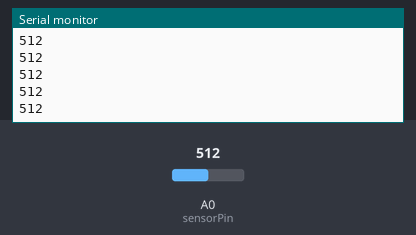
Bench run of a sketch on a simulated Arduino Uno, built with avr-gcc and run on an emulated ATmega328P. On the bench: the last lines printed to the serial monitor. The test bench sets the inputs (shaded band); at power-on: A0 (sensorPin) = 512.

Above: at 1.2 s.
1.3 s: A0 (sensorPin) set to 716
At 2.3 s:
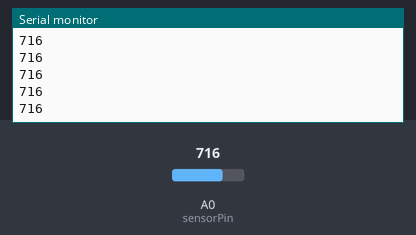
2.8 s: A0 (sensorPin) set to 900
At 3.5 s:
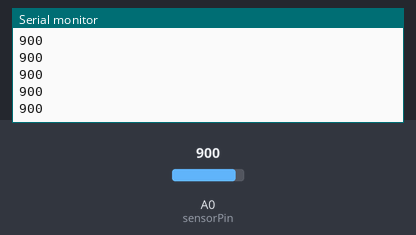
Timing chart, 0 to 5.8 s (numbered marks = the images above; inputs shaded):
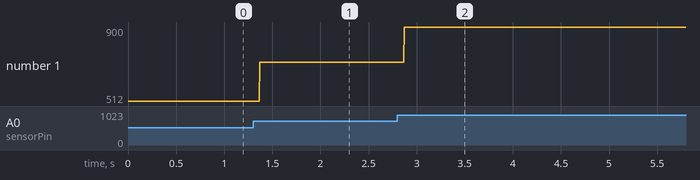

The sketch:

Gas_Sensor_MQ.ino
```cpp
const int sensorPin= 0;
int smoke_level;

void setup() {
  Serial.begin(9600);
  pinMode(sensorPin, INPUT);
}

void loop() {
  smoke_level= analogRead(sensorPin);
  Serial.println(smoke_level);
}
```

Measured:
- after the input at 1.3 s, the serial monitor: prints a new line after 0.07 s (image 1)
- after the input at 2.8 s, the serial monitor: prints a new line after 0.07 s (image 2)
- plotted number 1: 512 → 716 after the input at 1.3 s, 716 → 900 after the input at 2.8 s
